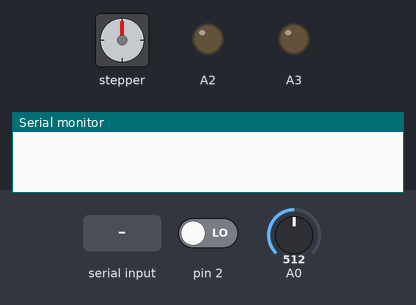
Recording of a sketch running on a simulated Arduino Uno, built with avr-gcc and run on an emulated ATmega328P. Shown: stepper motor, output pins drawn as LEDs (lit = HIGH), the last lines printed to the serial monitor. Wiring (inferred from the names in the program): stepper motor (2048 steps per turn assumed): coils pin 10, pin 9, pin 8, pin 7. Inputs (shaded band) come from the test bench; at power-on: A0 = 512, pin 2 LOW. Pins used as bus, display or sensor lines are not drawn.

Above: at 1.2 s.
1.3 s: "200\n" received over Serial
At 2.8 s:
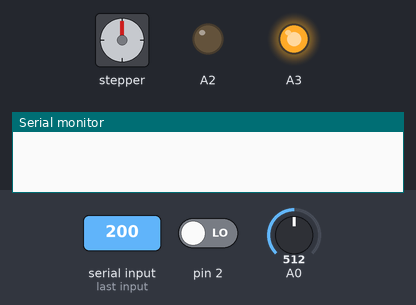
3.8 s: A0 set to 937
5.3 s: A0 set to 961
At 6.1 s:
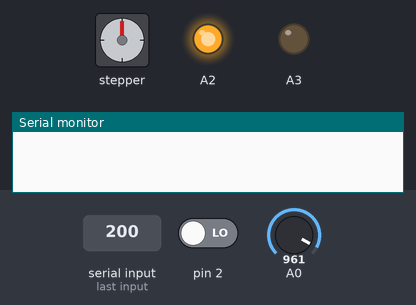
6.8 s: A0 set to 96
8.3 s: A0 set to 85
At 9.5 s:
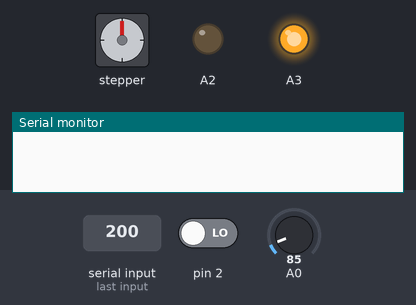
9.8 s: A0 set to 122
At 13.58 s:
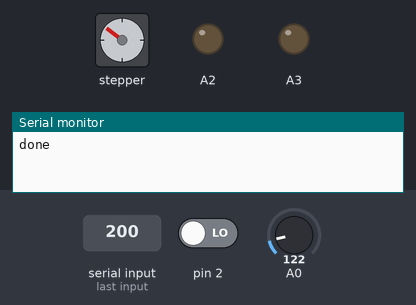
Timing chart, 0 to 13.8 s (numbered marks = the images above; inputs shaded):
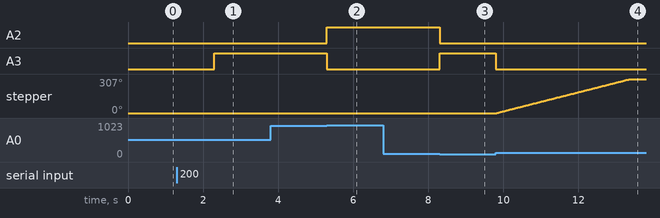

The sketch:

slider.ino
```cpp
String speed = "0";
bool isForward = true;

#define IN1 10
#define IN2 9
#define IN3 8
#define IN4 7
int Steps = 0;
boolean Direction = false;

void setup() {
  // put your setup code here, to run once:
  Serial.begin(9600);
  speed.reserve(5);
  pinMode(IN1, OUTPUT);
  pinMode(IN2, OUTPUT);
  pinMode(IN3, OUTPUT);
  pinMode(IN4, OUTPUT);
}

void loop() {
  // put your main code here, to run repeatedly:
  if (Serial.available()) {
    speed = Serial.readString();
    int speedInt = speed.toInt();
    // Serial.println(speedInt);
    if (speedInt >= 150) {
      isForward = true;
      // Serial.println(potpos);
      while (isForward) {
        // if (Serial.available()) {
        //   speed = Serial.readString();
        // }
        int potpos = analogRead(A0);
        if (potpos > 950) {
          // Serial.println("Forward_end");
          while (analogRead(A0) >= 950) {
            analogWrite(A2, speedInt);
            analogWrite(A3, 0);
          }
          isForward = false;
        }
        else {
          // Serial.println("Forward");
          int touch = digitalRead(2);
          //Serial.println(touch);
          if (touch == 0) {
            analogWrite(A3, speedInt);
            analogWrite(A2, 0);
          } else {
            analogWrite(A3, 0);
            analogWrite(A2, 0);
          }

        }

      }
      while(!isForward) {
        // if (Serial.available()) {
        //   speed = Serial.readString();
        // }
        int potpos = analogRead(A0);
        if (potpos < 90) {
          // Serial.println("Backward_end");
          while (analogRead(A0) <= 90) {
            analogWrite(A3, speedInt);
            analogWrite(A2, 0);
          }
          isForward = true;
          analogWrite(A3, 0);
          analogWrite(A2, 0);
          Serial.println("done");
        }
        else {
          // Serial.println("Backward");
          int touch = digitalRead(2);
          //Serial.println(touch);
          if (touch == 0) {
            analogWrite(A2, speedInt);
            analogWrite(A3, 0);
          } else {
            analogWrite(A3, 0);
            analogWrite(A2, 0);
          }
        }
      }
      for(int i=0; i<1250*speedInt/250+2500; i++){
        stepper(1);
        delayMicroseconds(1000);
      }
      speed = "0";
    }
  }

}

void stepper(int xw) {
for (int x = 0; x < xw; x++) {
switch (Steps) {
case 0:
digitalWrite(IN1, LOW);
digitalWrite(IN2, LOW);
digitalWrite(IN3, LOW);
digitalWrite(IN4, HIGH);
break;
case 1:
digitalWrite(IN1, LOW);
digitalWrite(IN2, LOW);
digitalWrite(IN3, HIGH);
digitalWrite(IN4, HIGH);
break;
case 2:
digitalWrite(IN1, LOW);
digitalWrite(IN2, LOW);
digitalWrite(IN3, HIGH);
digitalWrite(IN4, LOW);
break;
case 3:
digitalWrite(IN1, LOW);
digitalWrite(IN2, HIGH);
digitalWrite(IN3, HIGH);
digitalWrite(IN4, LOW);
break;
case 4:
digitalWrite(IN1, LOW);
digitalWrite(IN2, HIGH);
digitalWrite(IN3, LOW);
digitalWrite(IN4, LOW);
break;
case 5:
digitalWrite(IN1, HIGH);
digitalWrite(IN2, HIGH);
digitalWrite(IN3, LOW);
digitalWrite(IN4, LOW);
break;
case 6:
digitalWrite(IN1, HIGH);
digitalWrite(IN2, LOW);
digitalWrite(IN3, LOW);
digitalWrite(IN4, LOW);
break;
case 7:
digitalWrite(IN1, HIGH);
digitalWrite(IN2, LOW);
digitalWrite(IN3, LOW);
digitalWrite(IN4, HIGH);
break;
default:
digitalWrite(IN1, LOW);
digitalWrite(IN2, LOW);
digitalWrite(IN3, LOW);
digitalWrite(IN4, LOW);
break;
}
SetDirection();
}
}
void SetDirection() {
if (Direction == 1) {
Steps++;
}
if (Direction == 0) {
Steps--;
}
if (Steps > 7) {
Steps = 0;
}
if (Steps < 0) {
Steps = 7;
}
}
```

Measured:
- the behaviour switches between 950 and 951 on A0 (found by bisection; images 1 and 2)
- the behaviour switches between 90 and 89 on A0 (found by bisection; images 2 and 3)
- after the input at 1.3 s, A3: LOW → HIGH after 1.0 s
- after the input at 3.8 s, every drawn part: stays the same
- after the input at 5.3 s, A2: LOW → HIGH at once; A3: HIGH → LOW at once
- after the input at 6.8 s, every drawn part: stays the same
- after the input at 8.3 s, A2: HIGH → LOW at once; A3: LOW → HIGH at once
- after the input at 9.8 s, A3: HIGH → LOW at once; stepper: turns 307° clockwise in 3.6 s, starting at once
